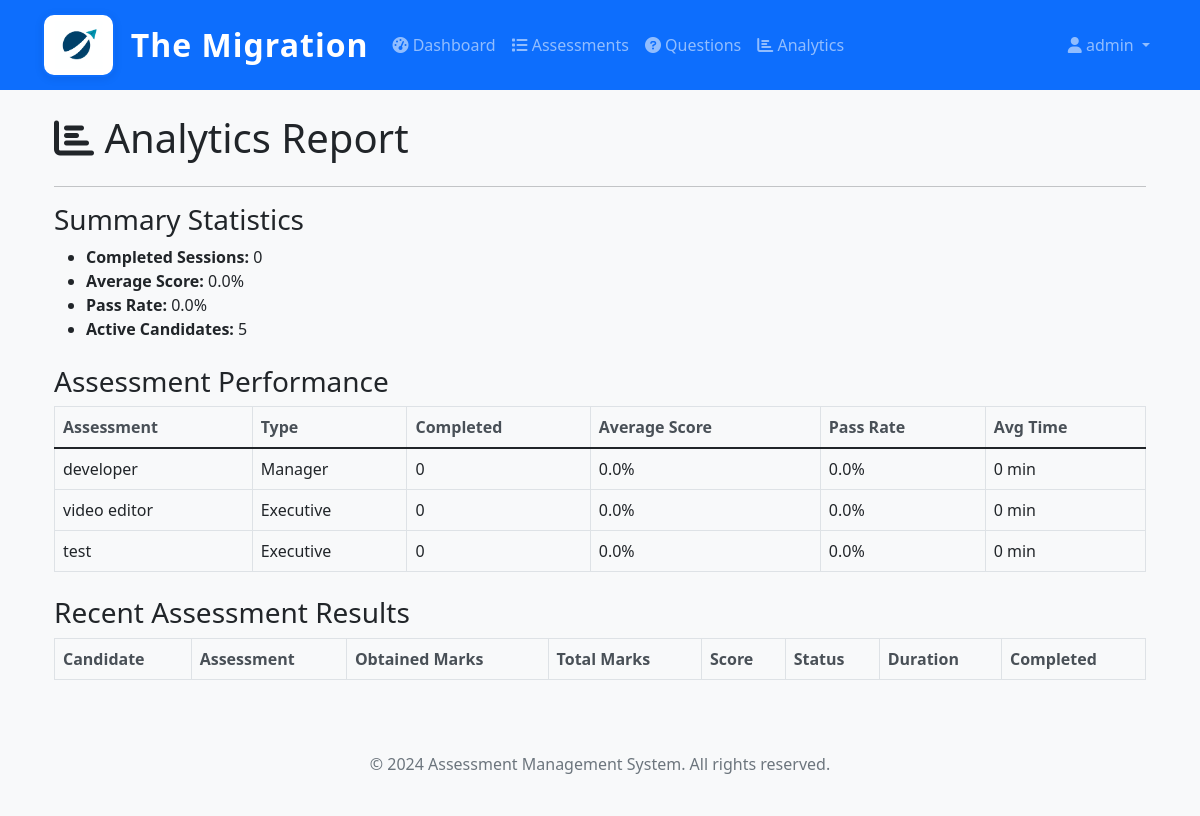
The page /assessments/admin/analytics/report/ (signed in) on the database its author committed.
### users/models.py (models this page shows, shortened)
class CustomUser(AbstractUser):
    ROLE_CHOICES = (
        ('admin', 'Admin'),
        ('hr_admin', 'HR Admin'),
        ('candidate', 'Candidate'),
        ('reviewer', 'Reviewer'),
    )
    role = models.CharField(max_length=20, choices=ROLE_CHOICES, default='candidate')
    phone = models.CharField(max_length=15, blank=True, null=True)
    department = models.CharField(max_length=100, blank=True, null=True)
    employee_id = models.CharField(max_length=50, blank=True, null=True)
    is_active = models.BooleanField(default=True)
    created_at = models.DateTimeField(auto_now_add=True)
    updated_at = models.DateTimeField(auto_now=True)
    class Meta:
        verbose_name = 'User'
        verbose_name_plural = 'Users'

### assessments/models.py (models this page shows, shortened)
class Designation(models.Model):
    name = models.CharField(max_length=100, unique=True)
    description = models.TextField(blank=True)
    is_active = models.BooleanField(default=True)
    created_at = models.DateTimeField(auto_now_add=True)
    updated_at = models.DateTimeField(auto_now=True)
    class Meta:
        verbose_name = 'Designation'
        verbose_name_plural = 'Designations'

class Assessment(models.Model):
    name = models.CharField(max_length=200)
    description = models.TextField(blank=True)
    assessment_type = models.ForeignKey(Designation, on_delete=models.CASCADE, related_name='assessments')
    questions = models.ManyToManyField(Question, through='AssessmentQuestion', related_name='assessments')
    time_limit_minutes = models.PositiveIntegerField(default=60)
    randomize_questions = models.BooleanField(default=True)
    pass_threshold = models.FloatField(
        validators=[MinValueValidator(0.0), MaxValueValidator(100.0)],
        help_text="Pass threshold as percentage (0-100)"
    )
    max_attempts = models.PositiveIntegerField(default=1, help_text="Maximum attempts allowed")
    allow_retake = models.BooleanField(default=True, help_text="Allow candidates to retake this assessment")
    show_results_immediately = models.BooleanField(default=True, help_text="Show results immediately after completion")
    is_active = models.BooleanField(default=True)
    instructions = models.TextField(blank=True)
    created_by = models.ForeignKey(CustomUser, on_delete=models.SET_NULL, null=True, related_name='created_assessments')
    created_at = models.DateTimeField(auto_now_add=True)
    updated_at = models.DateTimeField(auto_now=True)
    class Meta:
        verbose_name = 'Assessment'
        verbose_name_plural = 'Assessments'

### assessments/views.py (the view)
    def wrapper(request, *args, **kwargs):
        if not request.user.is_authenticated:
            return HttpResponseRedirect(reverse('admin_login'))
        if not is_authorized_admin(request.user):
            messages.error(request, 'Access denied. Only authorized administrators can access this system.')
            return HttpResponseRedirect(reverse('admin_login'))
        return view_func(request, *args, **kwargs)

### assessments/views.py (called while the page is built)
def is_authorized_admin(user):
    return (user.is_authenticated and
            user.role == 'admin' and
            user.email in AUTHORIZED_ADMIN_EMAILS)

def admin_required(view_func):
    def wrapper(request, *args, **kwargs):
        if not request.user.is_authenticated:
            return HttpResponseRedirect(reverse('admin_login'))
        if not is_authorized_admin(request.user):
            messages.error(request, 'Access denied. Only authorized administrators can access this system.')
            return HttpResponseRedirect(reverse('admin_login'))
        return view_func(request, *args, **kwargs)
    return wrapper

### assessments/templates/assessments/analytics_report.html (shortened to what this page needs)
{% extends 'base.html' %}
{% block content %}
<div class="container mt-4">
    <h1 class="mb-4"><i class="fas fa-chart-bar"></i> Analytics Report</h1>
    <hr>
    <h3>Summary Statistics</h3>
    <ul>
        <li><strong>Completed Sessions:</strong> {{ total_completed_sessions }}</li>
        <li><strong>Average Score:</strong> {{ average_score|floatformat:1 }}%</li>
        <li><strong>Pass Rate:</strong> {{ pass_rate|floatformat:1 }}%</li>
        <li><strong>Active Candidates:</strong> {{ total_candidates }}</li>
    </ul>
    <h3 class="mt-4">Assessment Performance</h3>
    <table class="table table-bordered">
        <thead>
            <tr>
                <th>Assessment</th>
                <th>Type</th>
                <th>Completed</th>
                <th>Average Score</th>
                <th>Pass Rate</th>
                <th>Avg Time</th>
            </tr>
        </thead>
        <tbody>
            {% for assessment in assessment_performance %}
            <tr>
                <td>{{ assessment.name }}</td>
                <td>{{ assessment.assessment_type.name }}</td>
                <td>{{ assessment.completed_count }}</td>
                <td>{{ assessment.avg_score|floatformat:1 }}%</td>
                <td>{{ assessment.pass_rate|floatformat:1 }}%</td>
                <td>{{ assessment.avg_time_minutes|floatformat:0 }} min</td>
            </tr>
            {% endfor %}
        </tbody>
    </table>
    <h3 class="mt-4">Recent Assessment Results</h3>
    <table class="table table-bordered">
        <thead>
            <tr>
                <th>Candidate</th>
                <th>Assessment</th>
                <th>Obtained Marks</th>
                <th>Total Marks</th>
                <th>Score</th>
                <th>Status</th>
                <th>Duration</th>
                <th>Completed</th>
            </tr>
        </thead>
    </table>
</div>
{% endblock %}

### templates/base.html (shortened to what this page needs)
{% load static %}
<!DOCTYPE html>
<html lang="en">
<head>
    <link href="https://cdn.jsdelivr.net/npm/bootstrap@5.1.3/dist/css/bootstrap.min.css" rel="stylesheet">
    <link href="https://cdnjs.cloudflare.com/ajax/libs/font-awesome/6.0.0/css/all.min.css" rel="stylesheet">
    <link href="{% static 'css/style.css' %}" rel="stylesheet">
</head>
<body>
    <nav class="navbar navbar-expand-lg navbar-dark bg-primary">
        <div class="container">
            <a class="navbar-brand d-flex align-items-center" href="{% url 'home' %}">
                <img src="{% static 'images/logo.png' %}" alt="The Migration Logo" style="height:64px; width:auto; margin-right:16px; background: #fff; border-radius: 12px; box-shadow: 0 2px 8px rgba(0,0,0,0.08); padding: 6px; border: 2px solid #0d6efd;">
                <span class="fs-2 fw-bold text-white" style="letter-spacing:1px;">The Migration</span>
            </a>
            <div class="collapse navbar-collapse" id="navbarNav">
                <ul class="navbar-nav me-auto">
                    {% if user.is_authenticated %}
                        {% if user.role == 'admin' %}
                            <li class="nav-item">
                                <a class="nav-link" href="{% url 'assessments:admin_dashboard' %}">
                                    <i class="fas fa-tachometer-alt"></i> Dashboard
                                </a>
                            </li>
                            <li class="nav-item">
                                <a class="nav-link" href="{% url 'assessments:assessment_list' %}">
                                    <i class="fas fa-list"></i> Assessments
                                </a>
                            </li>
                            <li class="nav-item">
                                <a class="nav-link" href="{% url 'assessments:question_list' %}">
                                    <i class="fas fa-question-circle"></i> Questions
                                </a>
                            </li>
                            <li class="nav-item">
                                <a class="nav-link" href="{% url 'assessments:analytics' %}">
                                    <i class="fas fa-chart-bar"></i> Analytics
                                </a>
                            </li>
                        {% elif user.role == 'candidate' %}
                            <li class="nav-item">
                                <a class="nav-link" href="{% url 'assessments:candidate_portal' %}">
                                    <i class="fas fa-home"></i> Portal
                                </a>
                            </li>
                        {% endif %}
                    {% endif %}
                </ul>
                <ul class="navbar-nav">
                    {% if user.is_authenticated %}
                        <li class="nav-item dropdown">
                            <a class="nav-link dropdown-toggle" href="#" id="navbarDropdown" role="button" data-bs-toggle="dropdown">
                                <i class="fas fa-user"></i> {{ user.username }}
                            </a>
                        </li>
                    {% else %}
                        <li class="nav-item">
                            <a class="nav-link" href="{% url 'users:login' %}">
                                <i class="fas fa-sign-in-alt"></i> Login
                            </a>
                        </li>
                    {% endif %}
                </ul>
            </div>
        </div>
    </nav>
    <main class="container mt-4">
        {% block content %}{% endblock %}
    </main>
    <footer class="bg-light text-center text-muted py-4 mt-5">
        <div class="container">
            <p>&copy; 2024 Assessment Management System. All rights reserved.</p>
        </div>
    </footer>
</body>
</html>

### static/css/style.css (style rules this page uses)
body { background-color: #f8f9fa; }
.navbar-brand { font-weight: 600; }
.navbar-nav .nav-link { font-weight: 500; }
.table th { border-top: none; font-weight: 600; color: #495057; }

### rows shown on the page
CustomUser: username "admin"
Designation: name "developer", assessment_type.name "Manager", completed_count "0", avg_score "0.0", pass_rate "0.0", avg_time_minutes "0"
Designation: name "video editor", assessment_type.name "Executive", completed_count "0", avg_score "0.0", pass_rate "0.0", avg_time_minutes "0", name "test"

### other values the page prints
{{ total_completed_sessions }} "0"
{{ average_score|floatformat:1 }} "0.0"
{{ pass_rate|floatformat:1 }} "0.0"
{{ total_candidates }} "5"
